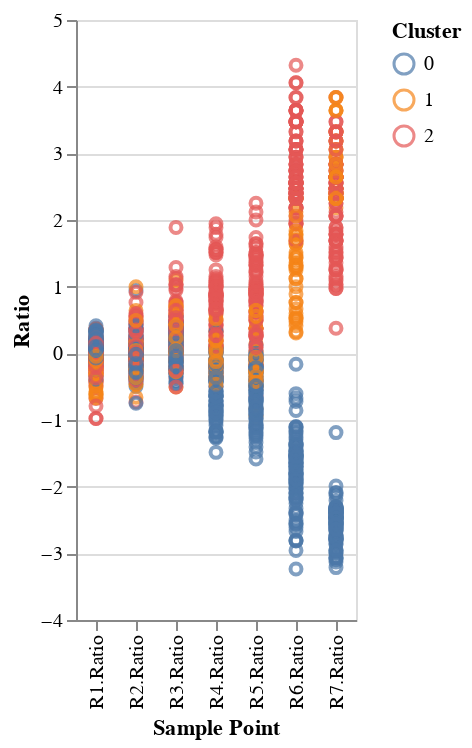

Write notebook code for a chart like this one.
### Markdown cell above
**Exercise 5:** Plot all of the genes with color according to their cluster.

### Code cell
### YOUR SOLUTION HERE
### YOUR SOLUTION HERE

### Figure 1 — Vega-Lite specification as saved in the notebook (floating-point values rounded to 4 significant figures; data arrays with more than 128 entries replaced by an {"elided": "..."} marker saying what was removed)
{"config": {"view": {"continuousWidth": 400, "continuousHeight": 300}}, "data": {"name": "data-4903bef0c70f82b8ddd26c2c61d50427"}, "mark": "point", "encoding": {"color": {"type": "nominal", "field": "Cluster"}, "x": {"type": "nominal", "field": "Sample Point"}, "y": {"type": "quantitative", "field": "Ratio"}}, "$schema": "https://vega.github.io/schema/vega-lite/v4.8.1.json", "datasets": {"data-4903bef0c70f82b8ddd26c2c61d50427": {"elided": "1610 records"}}}
